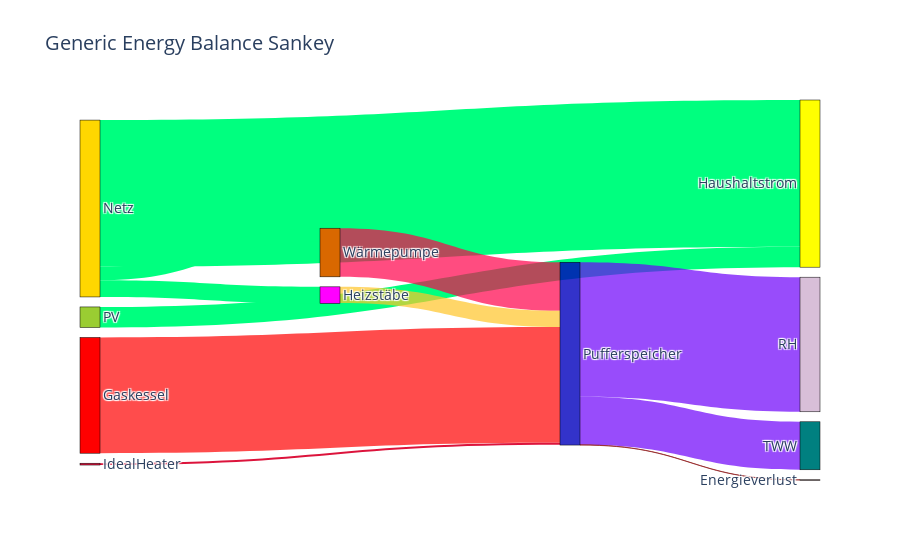

Write notebook code for a chart like this one.
### Code cell
import plotly.graph_objects as go

# --- 1. EXTRACT UNIQUE NODES ---
# We look at every connection in 'final_links' (e.g., 'PV:Haushaltstrom')
# and split them to find every unique participant.
unique_nodes = set()

for link_name in final_links.keys():
    source, target = link_name.split(':')
    unique_nodes.add(source)
    unique_nodes.add(target)

# Convert to a sorted list (so the order is fixed)
node_labels = sorted(list(unique_nodes))
print(f"Nodes found: {node_labels}")


# --- 2. ASSIGN COLORS GENERICALLY ---
# We try to use your preferred colors. If a node is new (unknown), we give it a default color.
preferred_colors = {
    'Netz': 'gold',
    'Haushaltstrom': 'yellow',
    'Wärmepumpe': 'rgba(217, 104, 0, 1)', # Orange-ish
    'Pufferspeicher': 'rgba(0, 0, 189, 0.8)', # Blue
    'Wärmelast': 'green',
    'BHKW': 'brown',
    'Stromerzeugung': 'rgba(0, 168, 0, 0.5)',
    'Pufferspeicher:Energieverlust': 'rgba(69, 0, 0, 0.76)',
    'Umwelt': 'rgba(0, 200, 150, 0.8)',
    'Gaskessel': 'red',
    'Heizstäbe': 'magenta',
    'TWW': 'teal',
    'RH': 'thistle',
    'PV': 'yellowgreen',
    'IdealHeater' : 'crimson',
    'Energieverlust': 'rgba(69, 0, 0, 0.76)'
}

# Build the color list in the exact order of 'node_labels'
node_colors = []
for node in node_labels:
    # .get() returns the specific color if found, or 'grey' if not found
    color = preferred_colors.get(node, 'lightgrey') 
    node_colors.append(color)


# --- 3. MAP LINKS TO INDICES ---
# Plotly needs numbers (0, 1, 2), not names. We look up the index of each name.
source_indices = []
target_indices = []
link_values = []
link_colors = []

for link_name, link_data in final_links.items():
    src_name, tgt_name = link_name.split(':')
    
    # Find the ID number (0, 1, 2...) for these names
    source_indices.append(node_labels.index(src_name))
    target_indices.append(node_labels.index(tgt_name))
    
    # Get the value (width) and color
    link_values.append(link_data[0])
    link_colors.append(link_data[1])


# --- 4. DRAW THE PLOT ---
fig = go.Figure(data=[go.Sankey(
    arrangement = "snap",
    valueformat = ".3s",
    valuesuffix = "Wh",
    
    # Define the Boxes (Nodes)
    node = dict(
      pad = 10,
      thickness = 20,
      line = dict(color = "black", width = 0.5),
      label = node_labels,
      color = node_colors
    ),
    
    # Define the Arrows (Links)
    link = dict(
      source = source_indices,
      target = target_indices,
      value = link_values,
      color = link_colors
    )
)])

fig.update_layout(title_text="Generic Energy Balance Sankey", font_size=14)
fig.show()

# Optional: Save
# if print_plot:
#      fig.write_html('generic_sankey.html')

### Figure 1 — Plotly figure (JSON) as saved in the notebook; plotly's stock layout.template omitted (floating-point values rounded to 4 significant figures)
{"data": [{"arrangement": "snap", "link": {"color": ["springgreen", "springgreen", "springgreen", "springgreen", "rgba(255, 0, 0, 0.7)", "rgba(0, 180, 138, 0.7)", "rgba(255, 0, 75, 0.7)", "rgba(255, 197, 41, 0.7)", "crimson", "rgba(109, 0, 250, 0.7)", "rgba(109, 0, 250, 0.7)", "rgba(130, 0, 3, 0.56)"], "source": [6, 5, 5, 5, 1, 10, 11, 3, 4, 7, 7, 7], "target": [2, 2, 11, 3, 7, 11, 7, 7, 7, 9, 8, 0], "value": [7909000.0, 56450000.0, 5246000.0, 6388000.0, 44550000, 0, 18716375, 6260000, 700800.0, 18477365, 51810000.0, 83370.0]}, "node": {"color": ["rgba(69, 0, 0, 0.76)", "red", "yellow", "magenta", "crimson", "gold", "yellowgreen", "rgba(0, 0, 189, 0.8)", "thistle", "teal", "rgba(0, 200, 150, 0.8)", "rgba(217, 104, 0, 1)"], "label": ["Energieverlust", "Gaskessel", "Haushaltstrom", "Heizstäbe", "IdealHeater", "Netz", "PV", "Pufferspeicher", "RH", "TWW", "Umwelt", "Wärmepumpe"], "line": {"color": "black", "width": 0.5}, "pad": 10, "thickness": 20}, "type": "sankey", "valueformat": ".3s", "valuesuffix": "Wh"}], "layout": {"font": {"size": 14}, "title": {"text": "Generic Energy Balance Sankey"}}}
